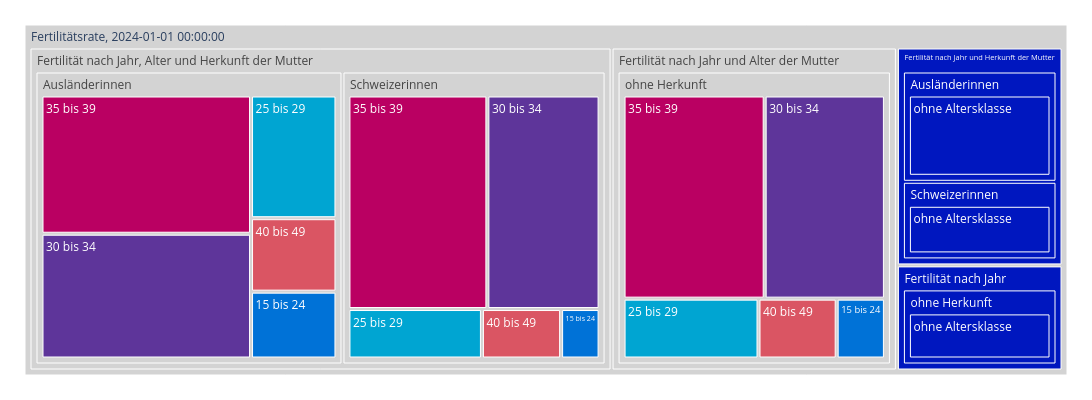

Source (notebook cell):
### Markdown cell above
##### Aufschlüssellung im aktuellsten Jahr

### Code cell
treeMap1 = mypy_dv.plot_px_treemap(
    data=data2betested.loc[data2betested.index.max()].reset_index()
    ,levels=['ThemaLang','HerkunftMutterLang','AlterVMutterKlasseLang']
    ,values="Fertilitaetsrate_noDM"
    ,color="AlterVMutterKlasseLang"
    #, color_continuous_scale='Blues'
    ,color_discrete_map=farben_dict_zc
    ,height=400
    ,width=1100               
    #,margin_val_bottom=25
    ,myHeaderTitle="Fertilitätsrate, "+str(data2betested.index.max())
)
treeMap1

### Figure 1 — Plotly figure (JSON) as saved in the notebook; plotly's stock layout.template omitted (floating-point values rounded to 4 significant figures)
{"data": [{"branchvalues": "total", "customdata": [["ohne Altersklasse"], ["35 bis 39"], ["15 bis 24"], ["ohne Altersklasse"], ["30 bis 34"], ["15 bis 24"], ["35 bis 39"], ["40 bis 49"], ["25 bis 29"], ["25 bis 29"], ["35 bis 39"], ["40 bis 49"], ["30 bis 34"], ["40 bis 49"], ["ohne Altersklasse"], ["25 bis 29"], ["30 bis 34"], ["15 bis 24"], ["ohne Altersklasse"], ["(?)"], ["ohne Altersklasse"], ["(?)"], ["ohne Altersklasse"], ["(?)"], ["ohne Altersklasse"], ["(?)"], ["ohne Altersklasse"], ["(?)"], ["(?)"]], "domain": {"x": [0, 1], "y": [0, 1]}, "hovertemplate": "%{label}<br><br>Anzahl:<br>%{value}<extra></extra>", "ids": ["Fertilitätsrate, 2024-01-01 00:00:00/Fertilität nach Jahr/ohne Herkunft/ohne Altersklasse", "Fertilitätsrate, 2024-01-01 00:00:00/Fertilität nach Jahr und Alter der Mutter/ohne Herkunft/35 bis 39", "Fertilitätsrate, 2024-01-01 00:00:00/Fertilität nach Jahr und Alter der Mutter/ohne Herkunft/15 bis 24", "Fertilitätsrate, 2024-01-01 00:00:00/Fertilität nach Jahr und Herkunft der Mutter/Schweizerinnen/ohne Altersklasse", "Fertilitätsrate, 2024-01-01 00:00:00/Fertilität nach Jahr und Alter der Mutter/ohne Herkunft/30 bis 34", "Fertilitätsrate, 2024-01-01 00:00:00/Fertilität nach Jahr, Alter und Herkunft der Mutter/Schweizerinnen/15 bis 24", "Fertilitätsrate, 2024-01-01 00:00:00/Fertilität nach Jahr, Alter und Herkunft der Mutter/Schweizerinnen/35 bis 39", "Fertilitätsrate, 2024-01-01 00:00:00/Fertilität nach Jahr, Alter und Herkunft der Mutter/Ausländerinnen/40 bis 49", "Fertilitätsrate, 2024-01-01 00:00:00/Fertilität nach Jahr, Alter und Herkunft der Mutter/Schweizerinnen/25 bis 29", "Fertilitätsrate, 2024-01-01 00:00:00/Fertilität nach Jahr, Alter und Herkunft der Mutter/Ausländerinnen/25 bis 29", "Fertilitätsrate, 2024-01-01 00:00:00/Fertilität nach Jahr, Alter und Herkunft der Mutter/Ausländerinnen/35 bis 39", "Fertilitätsrate, 2024-01-01 00:00:00/Fertilität nach Jahr, Alter und Herkunft der Mutter/Schweizerinnen/40 bis 49", "Fertilitätsrate, 2024-01-01 00:00:00/Fertilität nach Jahr, Alter und Herkunft der Mutter/Ausländerinnen/30 bis 34", "Fertilitätsrate, 2024-01-01 00:00:00/Fertilität nach Jahr und Alter der Mutter/ohne Herkunft/40 bis 49", "Fertilitätsrate, 2024-01-01 00:00:00/Fertilität nach Jahr und Herkunft der Mutter/Ausländerinnen/ohne Altersklasse", "Fertilitätsrate, 2024-01-01 00:00:00/Fertilität nach Jahr und Alter der Mutter/ohne Herkunft/25 bis 29", "Fertilitätsrate, 2024-01-01 00:00:00/Fertilität nach Jahr, Alter und Herkunft der Mutter/Schweizerinnen/30 bis 34", "Fertilitätsrate, 2024-01-01 00:00:00/Fertilität nach Jahr, Alter und Herkunft der Mutter/Ausländerinnen/15 bis 24", "Fertilitätsrate, 2024-01-01 00:00:00/Fertilität nach Jahr und Herkunft der Mutter/Ausländerinnen", "Fertilitätsrate, 2024-01-01 00:00:00/Fertilität nach Jahr, Alter und Herkunft der Mutter/Ausländerinnen", "Fertilitätsrate, 2024-01-01 00:00:00/Fertilität nach Jahr und Herkunft der Mutter/Schweizerinnen", "Fertilitätsrate, 2024-01-01 00:00:00/Fertilität nach Jahr, Alter und Herkunft der Mutter/Schweizerinnen", "Fertilitätsrate, 2024-01-01 00:00:00/Fertilität nach Jahr/ohne Herkunft", "Fertilitätsrate, 2024-01-01 00:00:00/Fertilität nach Jahr und Alter der Mutter/ohne Herkunft", "Fertilitätsrate, 2024-01-01 00:00:00/Fertilität nach Jahr", "Fertilitätsrate, 2024-01-01 00:00:00/Fertilität nach Jahr und Alter der Mutter", "Fertilitätsrate, 2024-01-01 00:00:00/Fertilität nach Jahr und Herkunft der Mutter", "Fertilitätsrate, 2024-01-01 00:00:00/Fertilität nach Jahr, Alter und Herkunft der Mutter", "Fertilitätsrate, 2024-01-01 00:00:00"], "labels": ["ohne Altersklasse", "35 bis 39", "15 bis 24", "ohne Altersklasse", "30 bis 34", "15 bis 24", "35 bis 39", "40 bis 49", "25 bis 29", "25 bis 29", "35 bis 39", "40 bis 49", "30 bis 34", "40 bis 49", "ohne Altersklasse", "25 bis 29", "30 bis 34", "15 bis 24", "Ausländerinnen", "Ausländerinnen", "Schweizerinnen", "Schweizerinnen", "ohne Herkunft", "ohne Herkunft", "Fertilität nach Jahr", "Fertilität nach Jahr und Alter der Mutter", "Fertilität nach Jahr und Herkunft der Mutter", "Fertilität nach Jahr, Alter und Herkunft der Mutter", "Fertilitätsrate, 2024-01-01 00:00:00"], "marker": {"colors": ["#0017BF", "#BA0062", "#0072D7", "#0017BF", "#5E359A", "#0072D7", "#BA0062", "#DA5563", "#00A5D2", "#00A5D2", "#BA0062", "#DA5563", "#5E359A", "#DA5563", "#0017BF", "#00A5D2", "#5E359A", "#0072D7", "#0017BF", "lightgrey", "#0017BF", "lightgrey", "#0017BF", "lightgrey", "#0017BF", "lightgrey", "#0017BF", "lightgrey", "lightgrey"]}, "name": "", "parents": ["Fertilitätsrate, 2024-01-01 00:00:00/Fertilität nach Jahr/ohne Herkunft", "Fertilitätsrate, 2024-01-01 00:00:00/Fertilität nach Jahr und Alter der Mutter/ohne Herkunft", "Fertilitätsrate, 2024-01-01 00:00:00/Fertilität nach Jahr und Alter der Mutter/ohne Herkunft", "Fertilitätsrate, 2024-01-01 00:00:00/Fertilität nach Jahr und Herkunft der Mutter/Schweizerinnen", "Fertilitätsrate, 2024-01-01 00:00:00/Fertilität nach Jahr und Alter der Mutter/ohne Herkunft", "Fertilitätsrate, 2024-01-01 00:00:00/Fertilität nach Jahr, Alter und Herkunft der Mutter/Schweizerinnen", "Fertilitätsrate, 2024-01-01 00:00:00/Fertilität nach Jahr, Alter und Herkunft der Mutter/Schweizerinnen", "Fertilitätsrate, 2024-01-01 00:00:00/Fertilität nach Jahr, Alter und Herkunft der Mutter/Ausländerinnen", "Fertilitätsrate, 2024-01-01 00:00:00/Fertilität nach Jahr, Alter und Herkunft der Mutter/Schweizerinnen", "Fertilitätsrate, 2024-01-01 00:00:00/Fertilität nach Jahr, Alter und Herkunft der Mutter/Ausländerinnen", "Fertilitätsrate, 2024-01-01 00:00:00/Fertilität nach Jahr, Alter und Herkunft der Mutter/Ausländerinnen", "Fertilitätsrate, 2024-01-01 00:00:00/Fertilität nach Jahr, Alter und Herkunft der Mutter/Schweizerinnen", "Fertilitätsrate, 2024-01-01 00:00:00/Fertilität nach Jahr, Alter und Herkunft der Mutter/Ausländerinnen", "Fertilitätsrate, 2024-01-01 00:00:00/Fertilität nach Jahr und Alter der Mutter/ohne Herkunft", "Fertilitätsrate, 2024-01-01 00:00:00/Fertilität nach Jahr und Herkunft der Mutter/Ausländerinnen", "Fertilitätsrate, 2024-01-01 00:00:00/Fertilität nach Jahr und Alter der Mutter/ohne Herkunft", "Fertilitätsrate, 2024-01-01 00:00:00/Fertilität nach Jahr, Alter und Herkunft der Mutter/Schweizerinnen", "Fertilitätsrate, 2024-01-01 00:00:00/Fertilität nach Jahr, Alter und Herkunft der Mutter/Ausländerinnen", "Fertilitätsrate, 2024-01-01 00:00:00/Fertilität nach Jahr und Herkunft der Mutter", "Fertilitätsrate, 2024-01-01 00:00:00/Fertilität nach Jahr, Alter und Herkunft der Mutter", "Fertilitätsrate, 2024-01-01 00:00:00/Fertilität nach Jahr und Herkunft der Mutter", "Fertilitätsrate, 2024-01-01 00:00:00/Fertilität nach Jahr, Alter und Herkunft der Mutter", "Fertilitätsrate, 2024-01-01 00:00:00/Fertilität nach Jahr", "Fertilitätsrate, 2024-01-01 00:00:00/Fertilität nach Jahr und Alter der Mutter", "Fertilitätsrate, 2024-01-01 00:00:00", "Fertilitätsrate, 2024-01-01 00:00:00", "Fertilitätsrate, 2024-01-01 00:00:00", "Fertilitätsrate, 2024-01-01 00:00:00", ""], "root": {"color": "grey"}, "type": "treemap", "values": [35.5, 78.4, 7.9, 30.4, 66.8, 5.1, 79.5, 16.7, 17.7, 27.9, 77.1, 10.5, 69.6, 12.8, 43.2, 22.1, 64.2, 15.2, 43.2, 206.5, 30.4, 177, 35.5, 188, 35.5, 188, 73.6, 383.5, 680.6]}], "layout": {"height": 400, "legend": {"tracegroupgap": 0}, "margin": {"b": 25, "l": 25, "r": 25, "t": 25}, "width": 1100}}
